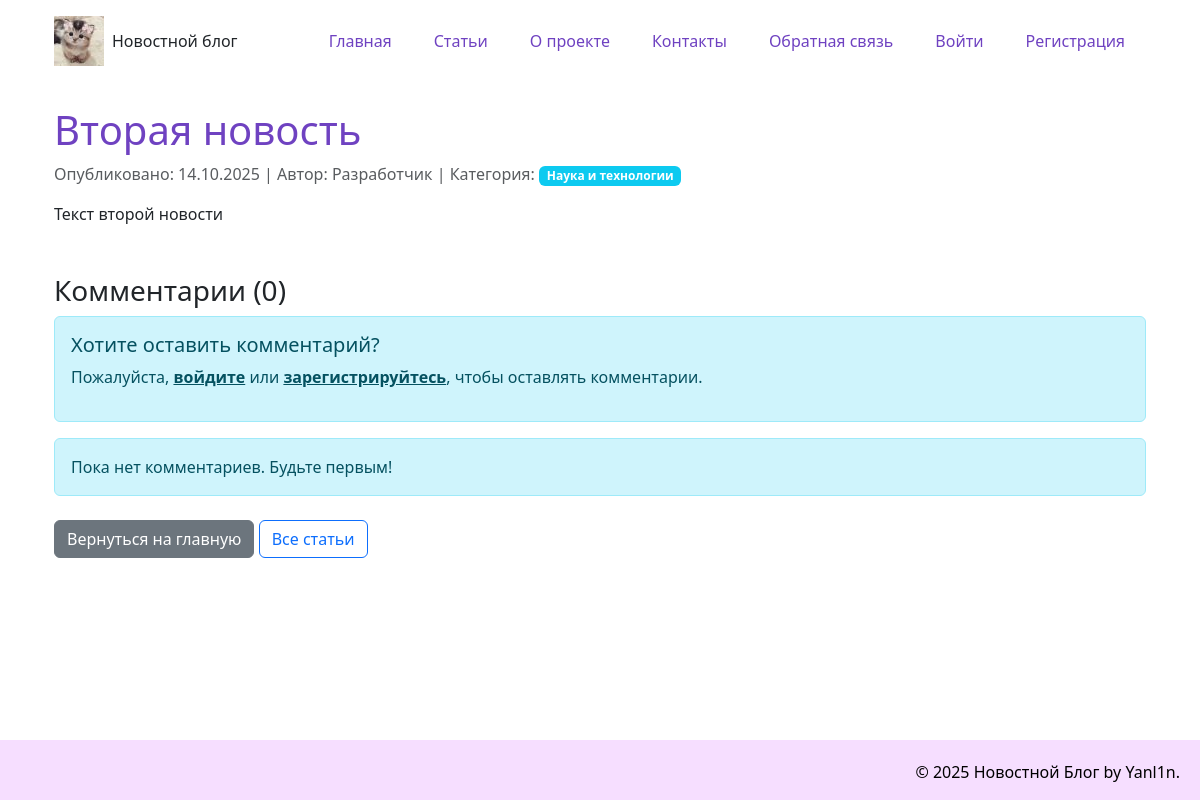
Page /news/2 on the earlier database version.
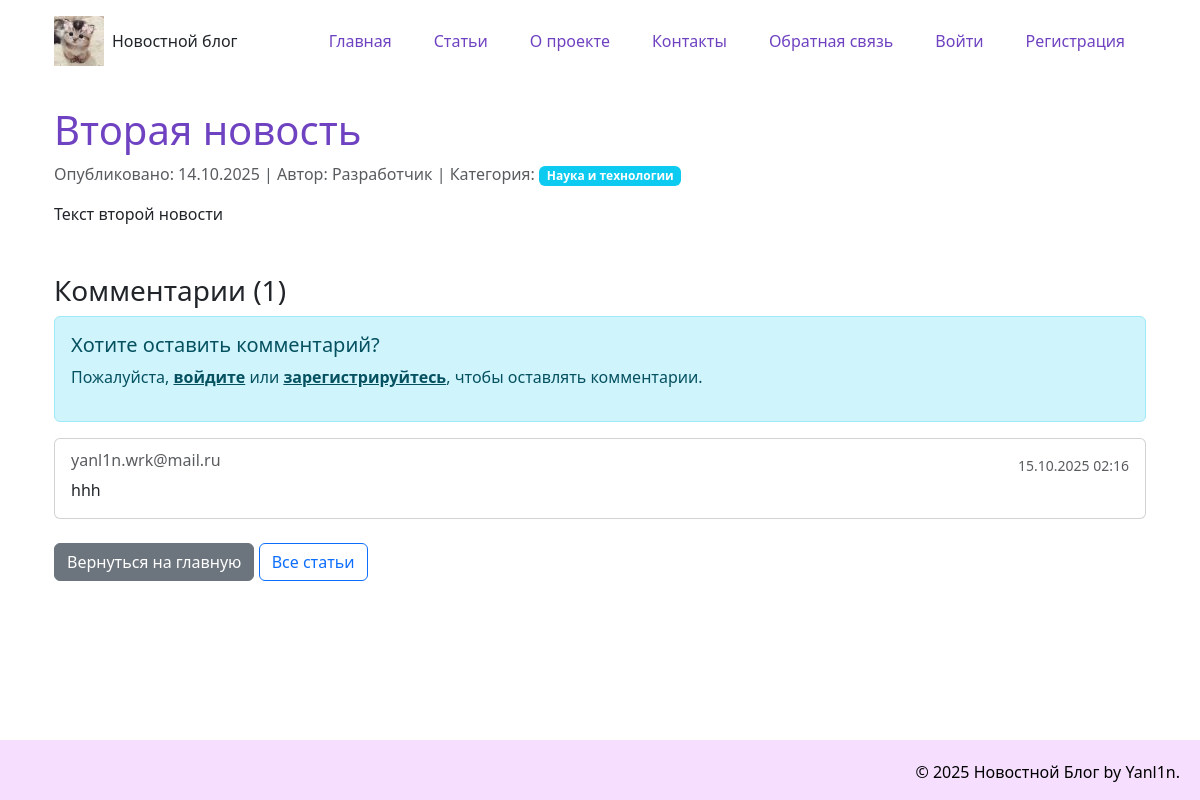
Same page on the later database version.
### models.py (models this page shows, shortened)
class Comment(data_base.Model):
    __tablename__="comment"
    id = data_base.Column(data_base.Integer, primary_key = True)
    text = data_base.Column(data_base.Text, nullable=False)
    date = data_base.Column(data_base.DateTime, default=datetime.utcnow)
    article_id = data_base.Column(data_base.Integer, data_base.ForeignKey('article.id'), nullable=False)
    author_name = data_base.Column(data_base.String(100), nullable=False)

### app.py (the view, shortened to what this page needs)
@app.route('/news/<int:id>', methods=['GET', 'POST'])
def news_article(id):
    article = Article.query.get_or_404(id)
    comments = Comment.query.filter_by(article_id=id).order_by(Comment.date.desc()).all()
    return render_template('article.html', article=article, current_date=date.today(), comments=comments)

### templates/article.html (shortened to what this page needs)
{% extends "base.html" %}
{% block content %}
<article>
    <header>
         <h1>
            {{article.title}}
        </h1>
        <p class="text-muted">
            Опубликовано: {{ article.date.strftime('%d.%m.%Y')}} |
            Автор: {{ article.author.name }} |
            Категория: <span class="badge bg-info">{{ article.category}}</span>
        </p>
    </header>
    <div class="article-content">
        {{ article.text|safe }}
    </div>
    <div class="mt-5">
        <h3>Комментарии ({{ comments|length }})</h3>
        {% if current_user.is_authenticated %}
        <div class="card mb-4">
            <div class="card-body">
                <h5 class="card-title">Добавить комментарий</h5>
                <p class="text-muted">Вы вошли как: {{ current_user.email }}</p>
                <form method="POST">
                    <div class="mb-3">
                        <label for="comment_text" class="form-label">Комментарий *</label>
                        <textarea class="form-control" id="comment_text" name="comment_text" rows="3" required
                                  placeholder="Введите ваш комментарий..."></textarea>
                    </div>
                    <button type="submit" class="btn btn-primary">Отправить комментарий</button>
                </form>
            </div>
        </div>
        {% else %}
        <div class="alert alert-info">
            <h5>Хотите оставить комментарий?</h5>
            <p>Пожалуйста, <a href="{{ url_for('login_page', next=request.url) }}" class="alert-link">войдите</a> или
               <a href="{{ url_for('register') }}" class="alert-link">зарегистрируйтесь</a>, чтобы оставлять комментарии.</p>
        </div>
        {% endif %}
        {% for comment in comments %}
        <div class="card mb-3">
            <div class="card-body">
                <div class="d-flex justify-content-between align-items-start">
                    <div>
                        <h6 class="card-subtitle mb-2 text-muted">{{ comment.author_name }}</h6>
                        <p class="card-text mb-0">{{ comment.text }}</p>
                    </div>
                    <small class="text-muted">{{ comment.date.strftime('%d.%m.%Y %H:%M') }}</small>
                </div>
            </div>
        </div>
        {% else %}
        <div class="alert alert-info">
            Пока нет комментариев. Будьте первым!
        </div>
        {% endfor %}
    </div>
    <div class="mt-4 mb-4 d-flex justify-content-between align-items-center">
    <div>
        <a href="{{ url_for('index') }}" class="btn btn-secondary">Вернуться на главную</a>
        <a href="{{ url_for('articles_list') }}" class="btn btn-outline-primary">Все статьи</a>
    </div>
</div>
</article>
{% endblock %}

Differences in the rows shown:
added Comment: author_name "yanl1n.wrk@mail.ru", text "hhh", date "15.10.2025 02:16"
Other differences:
{{ comments|length }}: "0" → "1"
text no longer shown: "Пока нет комментариев. Будьте первым!"
